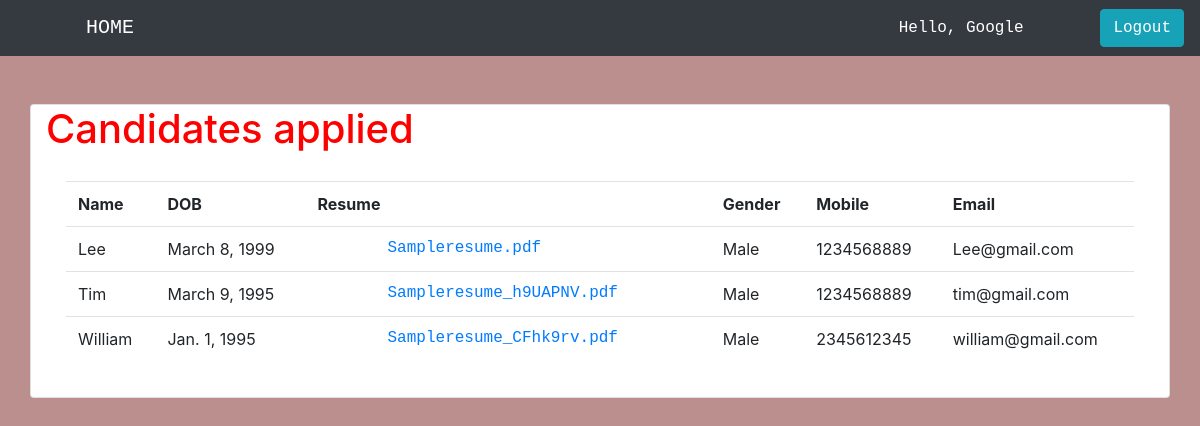
The page / (signed in) on the database its author committed.
### JobPortal/models.py (models this page shows, shortened)
class Candidates(models.Model):
    category=(
        ('Male','Male'),
        ('Female','Female'),
        ('Other','Other'),
    )
    name=models.CharField(max_length=200,null=True)
    dob=models.DateField(help_text="Eg. 2000-04-20")
    gender= models.CharField(max_length=200,null=True,choices=category)
    mobile= models.CharField(max_length=200,null=True)
    email= models.CharField(max_length=200,null=True)
    resume=models.FileField(null=True)
    company=models.ManyToManyField(Company,blank=True)

### JobPortal/views.py (the view)
# urls.py: path('',home,name='home'),
def home(request):
    if request.user.is_authenticated:
        candidates=Candidates.objects.filter(company__name=request.user.username)
        context={
            'candidates':candidates,
        }
        return render(request,'hr.html',context)
    else:
        companies=Company.objects.all()
        context={
            'companies':companies,
        }
        return render(request,'Jobseeker.html',context)

### JobPortal/templates/hr.html (shortened to what this page needs)
<head>
</head>
{% extends 'main.html' %}
{% load static%}
{% block content %}
<body>
<div class="container card">
    <h1>Candidates applied</h1>
    <div class="card-body">
        <table class="table table-hover">
            <tr>
                <th>Name</th>
                <th>DOB</th>
                <th>Resume</th>
                <th>Gender</th>
                <th>Mobile</th>
                <th>Email</th>
            </tr>
            {% for c in candidates %}
                <tr>
                    <td>{{c.name}}</td>
                    <td>{{c.dob}}</td>
                    {% if c.resume %}
                    <td><a href='{{c.resume.url}}' download >{{c.resume}}</td></a></td>
                    {% else %}
                    <td>Not submitted</td>
                    {% endif %}
                    <td>{{c.gender}}</td>
                    <td>{{c.mobile}}</td>
                    <td>{{c.email}}</td>
                </tr>
            {% endfor %}
        </table>
    </div>
</div>
</body>
{% endblock %}

### JobPortal/templates/navbar.html (shortened to what this page needs)
<head>
  </head>
  <nav class="navbar navbar-expand-lg navbar-dark bg-dark">
      <a class="navbar-brand"  href="{% url 'home' %}">HOME</a>
      {% if request.user.is_authenticated %}
      <span class="user">Hello, {{request.user}}  &nbsp;&nbsp;&nbsp;&nbsp;&nbsp;&nbsp;&nbsp;</span>
      <span ><a  class="user btn btn-info" href ="{% url 'logout' %}"> Logout</a></span>
      {% else %}
          <span> <a class="user" href="{% url 'login' %}" > Login </a></span>
          <span> <a class="user" href="{% url 'register' %}" > Register </a></span>
      {% endif  %}
    </nav>

### JobPortal/templates/hr.html (style rules this page uses)
h1 { color:red; }
body { background-color:blue; }

### JobPortal/templates/main.html (style rules this page uses)
body { background-color:#BC8F8F; }

### JobPortal/templates/navbar.html (style rules this page uses)
.user { color:white; text-decoration: none; }
a { padding-left: 70px; padding-right: 30px; font-family: "Lucida Console", "Courier New", monospace; }
span { font-family: "Lucida Console", "Courier New", monospace; }

### rows shown on the page
Candidates: name "Lee", dob "March 8, 1999", resume "Sampleresume.pdf", gender "Male", mobile "1234568889", email "Lee@gmail.com"
Candidates: name "Tim", dob "March 9, 1995", resume "Sampleresume_h9UAPNV.pdf", gender "Male", mobile "1234568889", email "tim@gmail.com"
Candidates: name "William", dob "Jan. 1, 1995", resume "Sampleresume_CFhk9rv.pdf", gender "Male", mobile "2345612345", email "william@gmail.com"

### other values the page prints
{{ request.user }} "Google"
